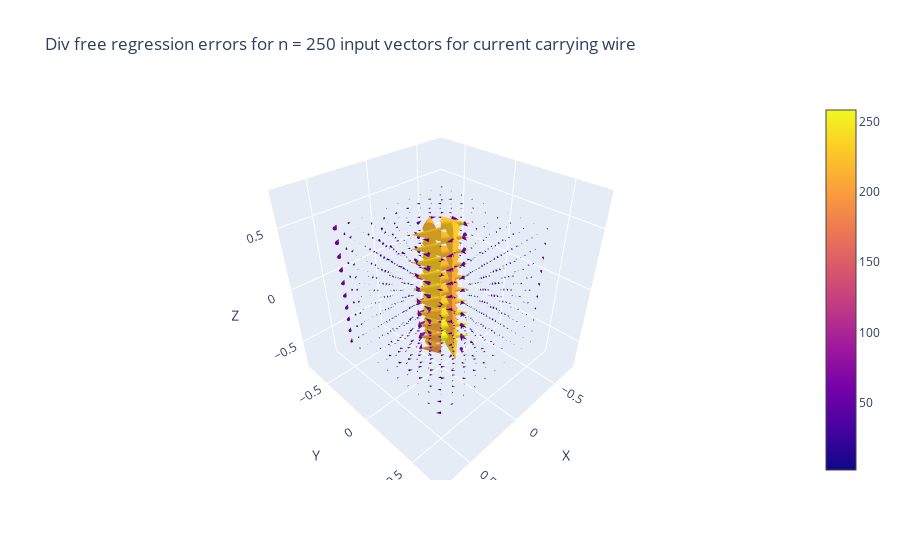

The notebook cell this image was saved under:
### Code cell
# plot residuals of fit above: 
residuals_wire_div_free, mse_wire_div_free = differencer(outputs_wire, outputs_wire_div_free)
print(f'MSE for this case of {mse_wire_div_free}')
plotter(residuals_wire_div_free, 
        title = f'Div free regression errors for n = {given_samples_wire} input vectors for current carrying wire')

### Figure 1 — Plotly figure (JSON) as saved in the notebook; plotly's stock layout.template omitted (floating-point values rounded to 4 significant figures; data arrays with more than 128 entries replaced by an {"elided": "..."} marker saying what was removed)
{"data": [{"anchor": "tail", "sizemode": "scaled", "sizeref": 2, "type": "cone", "u": {"elided": "1000 float values"}, "v": {"elided": "1000 float values"}, "w": {"elided": "1000 float values"}, "x": {"elided": "1000 float values"}, "y": {"elided": "1000 float values"}, "z": {"elided": "1000 float values"}}], "layout": {"scene": {"xaxis": {"title": {"text": "X"}}, "yaxis": {"title": {"text": "Y"}}, "zaxis": {"title": {"text": "Z"}}}, "title": {"text": "Div free regression errors for n = 250 input vectors for current carrying wire"}}}
